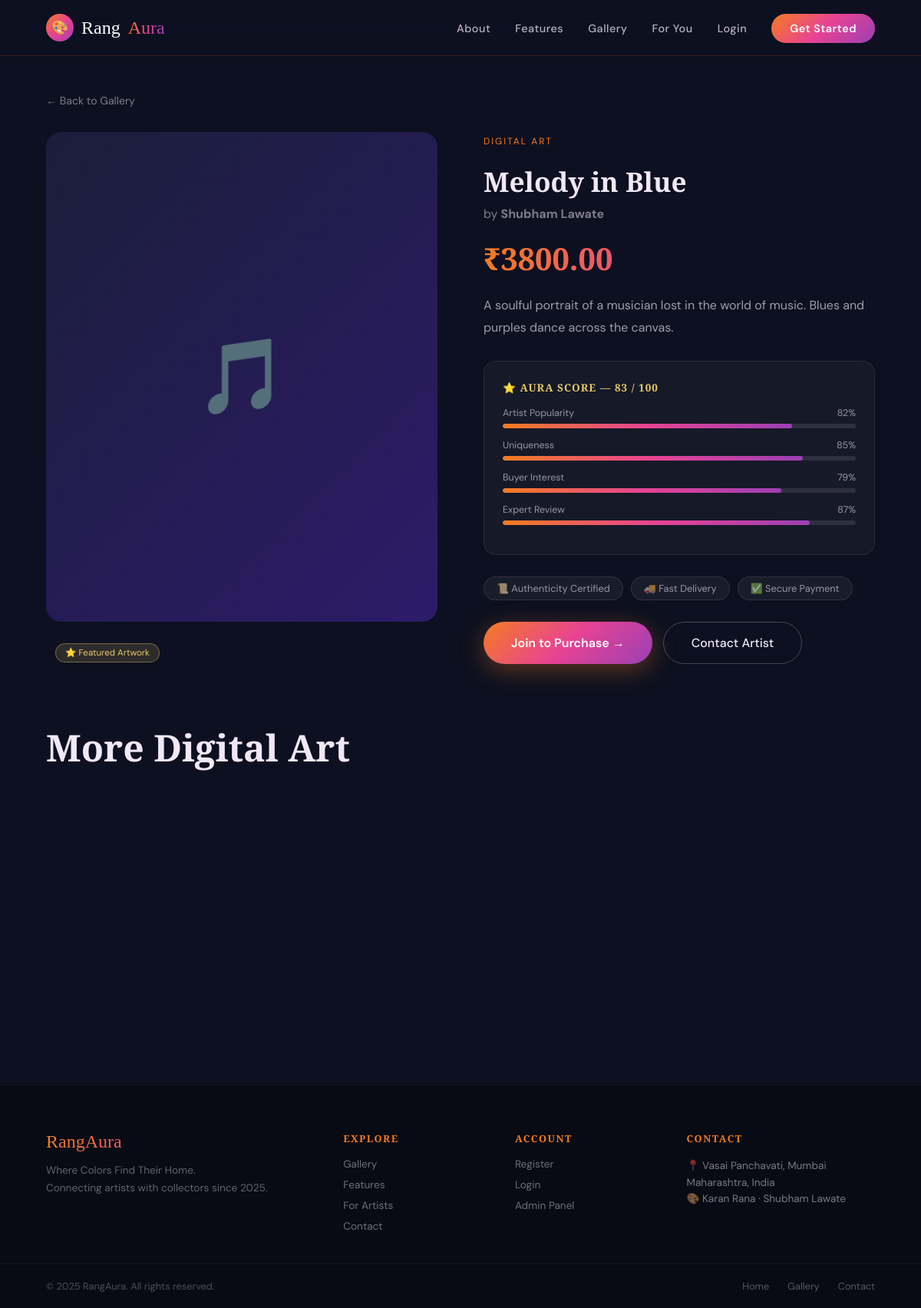
Page /gallery/2/ on the committed database.
### core/models.py (models this page shows, shortened)
class Painting(models.Model):
    STYLE_CHOICES = [
        ('fantasy', 'Fantasy Art'),
        ('digital', 'Digital Art'),
        ('modern', 'Modern Art'),
        ('abstract', 'Abstract'),
        ('portrait', 'Portrait'),
        ('landscape', 'Landscape'),
    ]
    title = models.CharField(max_length=150)
    artist_name = models.CharField(max_length=100)
    style = models.CharField(max_length=30, choices=STYLE_CHOICES, default='digital')
    description = models.TextField(blank=True)
    price = models.DecimalField(max_digits=10, decimal_places=2)
    image = models.ImageField(upload_to='paintings/', blank=True, null=True)
    emoji = models.CharField(max_length=10, default='🎨', help_text="Emoji shown when no image uploaded")
    aura_popularity = models.IntegerField(default=80, help_text="Artist popularity score (0-100)")
    aura_uniqueness = models.IntegerField(default=80, help_text="Uniqueness score (0-100)")
    aura_interest = models.IntegerField(default=80, help_text="Buyer interest score (0-100)")
    aura_expert = models.IntegerField(default=80, help_text="Expert review score (0-100)")
    is_featured = models.BooleanField(default=False)
    is_available = models.BooleanField(default=True)
    created_at = models.DateTimeField(auto_now_add=True)
    class Meta:
        ordering = ['-is_featured', '-created_at']
    @property
    def aura_total(self):
        return round((self.aura_popularity + self.aura_uniqueness +
                      self.aura_interest + self.aura_expert) / 4)
    @property
    def style_label(self):
        return dict(self.STYLE_CHOICES).get(self.style, self.style)

### core/views.py (the view)
# urls.py: path('gallery/<int:pk>/', views.painting_detail, name='painting_detail'),
def painting_detail(request, pk):
    painting = get_object_or_404(Painting, pk=pk, is_available=True)
    related = Painting.objects.filter(style=painting.style, is_available=True).exclude(pk=pk)[:4]
    context = {
        'painting': painting,
        'related': related,
    }
    return render(request, 'core/painting_detail.html', context)

### templates/core/painting_detail.html (shortened to what this page needs)
{% extends 'base.html' %}
{% load static %}
{% block content %}
<div style="padding:120px 60px 80px;max-width:1200px;margin:0 auto;">
  <a href="{% url 'gallery' %}" class="back-link">← Back to Gallery</a>
  <div class="detail-grid">
    <div class="detail-image-wrap">
      {% if painting.image %}
        <img src="{{ painting.image.url }}" alt="{{ painting.title }}" class="detail-image"/>
      {% else %}
        <div class="detail-emoji-placeholder">{{ painting.emoji }}</div>
      {% endif %}
      {% if painting.is_featured %}
        <div class="featured-badge" style="position:relative;display:inline-block;margin-top:16px;">⭐ Featured Artwork</div>
      {% endif %}
    </div>
    <div class="detail-info">
      <span class="section-tag">{{ painting.style_label }}</span>
      <h1 class="detail-title">{{ painting.title }}</h1>
      <p class="detail-artist">by <strong>{{ painting.artist_name }}</strong></p>
      <div class="detail-price">₹{{ painting.price }}</div>
      {% if painting.description %}
      <p class="detail-desc">{{ painting.description }}</p>
      {% endif %}
      <div class="aura-value-demo" style="margin:28px 0;">
        <h4>⭐ AURA SCORE — {{ painting.aura_total }} / 100</h4>
        <div class="aura-bar">
          <div class="aura-bar-label"><span>Artist Popularity</span><span>{{ painting.aura_popularity }}%</span></div>
          <div class="aura-bar-track"><div class="aura-bar-fill" style="width:{{ painting.aura_popularity }}%"></div></div>
        </div>
        <div class="aura-bar">
          <div class="aura-bar-label"><span>Uniqueness</span><span>{{ painting.aura_uniqueness }}%</span></div>
          <div class="aura-bar-track"><div class="aura-bar-fill" style="width:{{ painting.aura_uniqueness }}%"></div></div>
        </div>
        <div class="aura-bar">
          <div class="aura-bar-label"><span>Buyer Interest</span><span>{{ painting.aura_interest }}%</span></div>
          <div class="aura-bar-track"><div class="aura-bar-fill" style="width:{{ painting.aura_interest }}%"></div></div>
        </div>
        <div class="aura-bar">
          <div class="aura-bar-label"><span>Expert Review</span><span>{{ painting.aura_expert }}%</span></div>
          <div class="aura-bar-track"><div class="aura-bar-fill" style="width:{{ painting.aura_expert }}%"></div></div>
        </div>
      </div>
      <div class="detail-badges">
        <span class="d-badge">📜 Authenticity Certified</span>
        <span class="d-badge">🚚 Fast Delivery</span>
        <span class="d-badge">✅ Secure Payment</span>
      </div>
      <div class="detail-actions">
        {% if user.is_authenticated %}
          <a href="{% url 'request_painting' %}" class="btn-primary">🖌️ Request Similar Painting</a>
        {% else %}
          <a href="{% url 'register' %}" class="btn-primary">Join to Purchase →</a>
        {% endif %}
        <a href="{% url 'home' %}#contact" class="btn-secondary">Contact Artist</a>
      </div>
    </div>
  </div>
  {% if related %}
  <div style="margin-top:80px;">
    <h2 class="section-title" style="margin-bottom:32px;">More {{ painting.style_label }}</h2>
    <div class="related-grid">
    </div>
  </div>
  {% endif %}
</div>
{% endblock %}

### static/css/style.css (style rules this page uses)
:root { --navy: #1a1e3a; --deep: #0d1020; --orange: #f47c20; --pink: #d63384; --gold: #e8c96a; --cream: #fdf6ec; --grad: linear-gradient(135deg, #f47c20, #e84393, #9b3fb5); --grad2: linear-gradient(90deg, #f47c20 0%, #e84393 50%, #9b3fb5 100%); --glass: rgba(255,255,255,0.05); }
* { margin: 0; padding: 0; box-sizing: border-box; }
html { scroll-behavior: smooth; }
body { background: var(--deep); color: #f0e8f5; font-family: 'DM Sans', sans-serif; overflow-x: hidden; }
.section-tag { display: inline-block; font-size: 0.75rem; letter-spacing: 2px; text-transform: uppercase; color: var(--orange); margin-bottom: 12px; }
.section-title { font-family: 'Playfair Display', serif; font-size: clamp(2rem,4vw,3rem); font-weight: 700; line-height: 1.2; margin-bottom: 18px; }
.btn-primary { background: var(--grad); color: #fff; padding: 16px 36px; border-radius: 50px; font-weight: 600; font-size: 1rem; text-decoration: none; display: inline-flex; align-items: center; gap: 8px; transition: transform 0.3s, box-shadow 0.3s; box-shadow: 0 8px 32px rgba(244,124,32,0.35); cursor: pointer; border: none; font-family: inherit; }
.btn-secondary { background: transparent; color: #f0e8f5; padding: 16px 36px; border-radius: 50px; font-weight: 500; font-size: 1rem; text-decoration: none; border: 1px solid rgba(240,232,245,0.25); transition: border-color 0.3s, background 0.3s; display: inline-flex; align-items: center; gap: 8px; cursor: pointer; font-family: inherit; }
.aura-value-demo { background: rgba(255,255,255,0.04); border: 1px solid rgba(255,255,255,0.08); border-radius: 16px; padding: 24px; }
.aura-value-demo h4 { font-family: 'Cinzel', serif; font-size: 0.85rem; letter-spacing: 1px; color: var(--gold); margin-bottom: 16px; }
.aura-bar { margin-bottom: 14px; }
.aura-bar-label { display: flex; justify-content: space-between; margin-bottom: 6px; font-size: 0.78rem; color: rgba(240,232,245,0.6); }
.aura-bar-track { height: 6px; background: rgba(255,255,255,0.1); border-radius: 3px; overflow: hidden; }
.aura-bar-fill { height: 100%; border-radius: 3px; background: var(--grad2); animation: growBar 1.8s ease forwards; }
.featured-badge { position: absolute; top: 12px; left: 12px; background: rgba(232,201,106,0.15); border: 1px solid rgba(232,201,106,0.4); color: var(--gold); font-size: 0.72rem; padding: 4px 12px; border-radius: 50px; }
.back-link { display: inline-flex; align-items: center; gap: 6px; color: rgba(240,232,245,0.5); text-decoration: none; font-size: 0.88rem; transition: color 0.3s; margin-bottom: 32px; }
.detail-grid { display: grid; grid-template-columns: 1fr 1fr; gap: 60px; align-items: start; }
.detail-emoji-placeholder { width: 100%; aspect-ratio: 4/5; background: linear-gradient(135deg,#1a1e3a,#2d1b69); border-radius: 20px; display: flex; align-items: center; justify-content: center; font-size: 6rem; }
.detail-title { font-family: 'Playfair Display', serif; font-size: 2.2rem; margin: 8px 0; }
.detail-artist { color: rgba(240,232,245,0.5); margin-bottom: 20px; }
.detail-price { font-family: 'Playfair Display', serif; font-size: 2.5rem; font-weight: 700; background: var(--grad2); -webkit-background-clip: text; -webkit-text-fill-color: transparent; margin-bottom: 20px; }
.detail-desc { color: rgba(240,232,245,0.65); line-height: 1.8; margin-bottom: 24px; }
.detail-badges { display: flex; gap: 10px; flex-wrap: wrap; margin-bottom: 28px; }
.d-badge { background: rgba(255,255,255,0.05); border: 1px solid rgba(255,255,255,0.1); padding: 6px 16px; border-radius: 50px; font-size: 0.8rem; color: rgba(240,232,245,0.6); }
.detail-actions { display: flex; gap: 14px; flex-wrap: wrap; }
.related-grid { display: grid; grid-template-columns: repeat(4,1fr); gap: 20px; }

### rows in the picture
Painting: emoji "🎵", style_label "DIGITAL ART", title "Melody in Blue", artist_name "Shubham Lawate", price "3800.00", description "A soulful portrait of a musician lost in the world of music. Blues and purples dance across the canvas.", aura_total "83", aura_popularity "82", aura_uniqueness "85", aura_interest "79", aura_expert "87", style_label "Digital Art"
